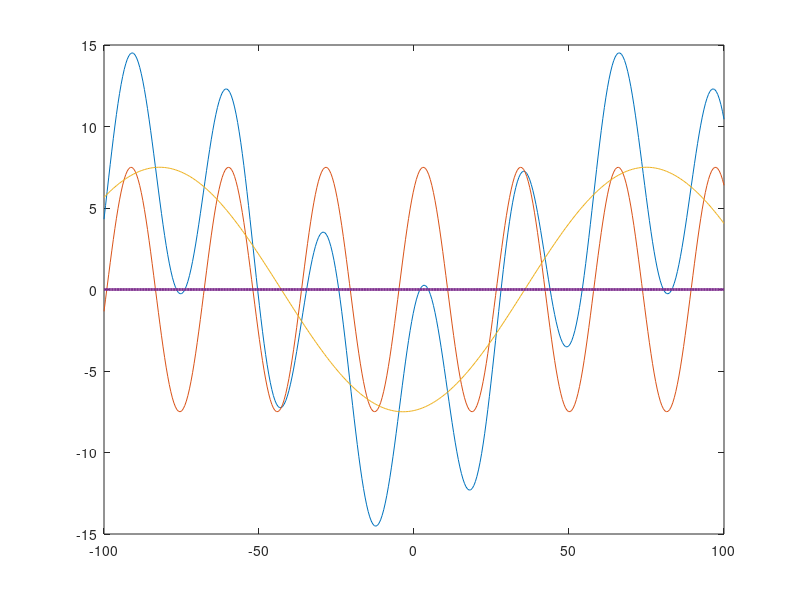

Recreate this plot in MATLAB. (Note: this script raises an error after producing the figure.)
% Anush Rathod
% 09/20/2021
% ECE202 F21, MATLAB excercise M5 
% Expanding a sinusoid product as a sum of two sinusoids and plotting the
% three functions
% Citation - http://hyperphysics.phy-astr.gsu.edu/hbase/trid.html
% cosA * cosB = (1/2)[cos(A+B)+cos(A-B)]

clf
clear

%--------- Given Information ---------
tms = linspace(-100, 100, 400); % time array, in ms
t = tms/1000; % converting the time array to s
k = 15;  % constant factor to use in Equations 
A = 80*t + 1.2; % first angle of the sinusoid
B = 120*t - 1.8; % second angle of the sinusoid

f = k*cos(A).*cos(B);

s1 = k/2 * cos(A+B); % First term of the sum of sinusoid
s2 = k/2 * cos(A-B); % second term of the sum of sinusoid

check_f = f - (s1 + s2); % array to check the difference between the two 
                           % functions. All values should be close to zero

% ------- Plotting the graphs ---------
plot(tms, f, tms, s1, tms, s2, tms, check_f,'LineWidth', 2)

ax = gca; ax.FontSize = 12;
xlabel('time t (ms)', 'FontSize', 15)
ylabel('f(t)', 'FontSize', 15)
ylim([-20 30])
title({'ECE 202, M5, Showing that product of two sinusoids can be written',...
'as the sum of two sinusoids'},'FontSize', 18)
legend("f = product","s1 = sinusoid 1", "s2 = sinusoid 2",...
    "checking array = ft - (s1+s2) should be 0", 'FontSize', 15)

grid on
ax.GridAlpha = 0.5;

% --------- Checks ----------

checkSum = sum(abs(check_f)) % should be a value close to zero

% the use of absolute function makes sure that the all the values are
% positive and some values with opposite signs will not cancel each other.
% Also, this will verify if their sum is close to zero.
